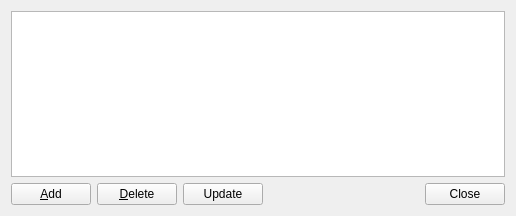
<?xml version="1.0" encoding="UTF-8"?>
<ui version="4.0">
 <class>PntDialog</class>
 <widget class="QWidget" name="PntDialog">
  <property name="geometry">
   <rect>
    <x>0</x>
    <y>0</y>
    <width>516</width>
    <height>216</height>
   </rect>
  </property>
  <property name="windowTitle">
   <string>Waypoint</string>
  </property>
  <layout class="QVBoxLayout" name="verticalLayout">
   <item>
    <widget class="QTableWidget" name="tWPntList">
     <attribute name="horizontalHeaderStretchLastSection">
      <bool>true</bool>
     </attribute>
    </widget>
   </item>
   <item>
    <widget class="QWidget" name="panelButtons" native="true">
     <property name="sizePolicy">
      <sizepolicy hsizetype="Preferred" vsizetype="Fixed">
       <horstretch>0</horstretch>
       <verstretch>0</verstretch>
      </sizepolicy>
     </property>
     <layout class="QHBoxLayout" name="horizontalLayout_2">
      <property name="leftMargin">
       <number>0</number>
      </property>
      <property name="topMargin">
       <number>0</number>
      </property>
      <property name="rightMargin">
       <number>0</number>
      </property>
      <property name="bottomMargin">
       <number>0</number>
      </property>
      <item>
       <widget class="QPushButton" name="btnAdd">
        <property name="toolTip">
         <string>Add current map center point to list</string>
        </property>
        <property name="text">
         <string>&amp;Add</string>
        </property>
       </widget>
      </item>
      <item>
       <widget class="QPushButton" name="btnDelete">
        <property name="toolTip">
         <string>Delete selected point</string>
        </property>
        <property name="text">
         <string>&amp;Delete</string>
        </property>
       </widget>
      </item>
      <item>
       <widget class="QPushButton" name="btnUpdate">
        <property name="toolTip">
         <string>Save point list</string>
        </property>
        <property name="text">
         <string>Update</string>
        </property>
       </widget>
      </item>
      <item>
       <widget class="QDialogButtonBox" name="buttonBox">
        <property name="standardButtons">
         <set>QDialogButtonBox::StandardButton::Close</set>
        </property>
       </widget>
      </item>
     </layout>
    </widget>
   </item>
  </layout>
 </widget>
 <resources/>
 <connections/>
</ui>
